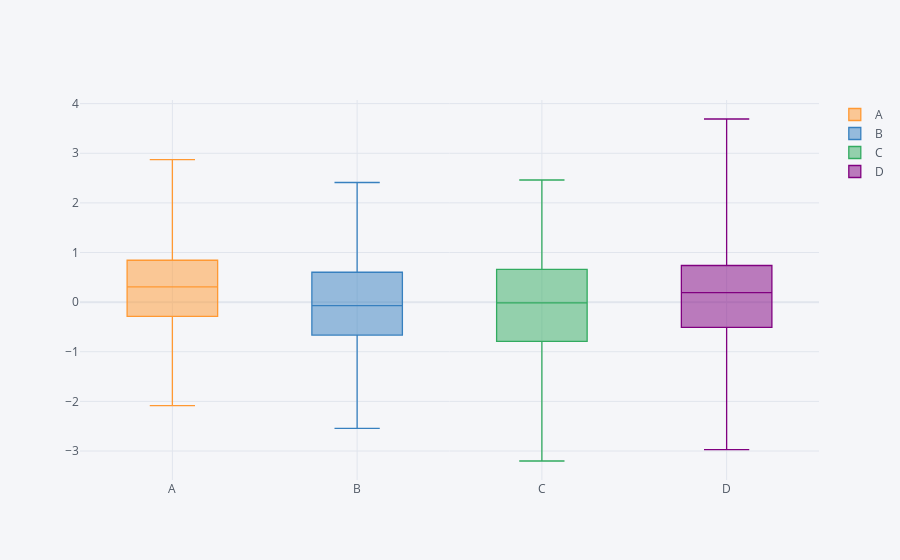

Here is the notebook cell this chart was saved with:
### Code cell
df.iplot(kind='box') #box plot automatically aggregates data. 

#can click on the legend to toggle inclusion of boxes
